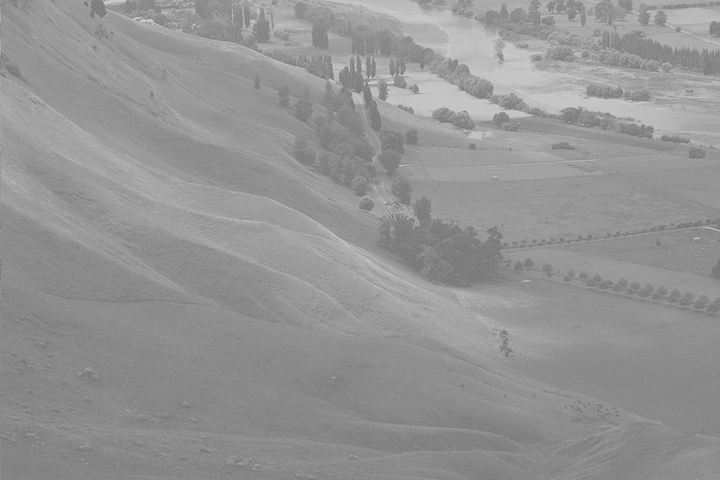
#> input picture Portfolio-OpenCV/data/Hawkes.jpg, 720 x 480 px; its folder holds only this picture in this run
$ python ex4.py --input ../data/Hawkes.jpg
#> lines starting #> are read from the running program, lines starting #| are printed output that depends on the picture; after the words box and inside, x2 and y2 are one past the last pixel; in counts of white or black regions, pixels touching at a corner belong together
from pathlib import Path
import argparse
import sys

import cv2


def on_trackbar(_value: int) -> None:
    """트랙바 콜백 함수: 값은 메인 루프에서 직접 읽어 사용합니다."""
    return


def main() -> None:
    """트랙바로 임계값을 조절하며 이진화 결과를 실시간 확인하는 예제입니다."""
    parser = argparse.ArgumentParser(description="트랙바 기반 이진화 데모")
    parser.add_argument("--input", default="lenna.png", help="입력 이미지 파일명 (data 폴더 기준)")
    parser.add_argument(
        "--self-check",
        action="store_true",
        help="GUI 루프 없이 임계값 128 결과를 1회 계산해 콘솔로만 검증",
    )
    args = parser.parse_args()

    base_dir = Path(__file__).resolve().parent.parent
    input_path = base_dir / "data" / args.input
    results_dir = base_dir / "results"
    results_dir.mkdir(exist_ok=True)

    # 1) 이미지를 그레이스케일로 읽습니다.
    gray = cv2.imread(str(input_path), cv2.IMREAD_GRAYSCALE)
#> gray is the input picture: shape (480, 720); min 113, max 213, mean 148
    if gray is None:
        print(f"[ERROR] 이미지를 읽을 수 없습니다: {input_path}")
        sys.exit(1)

    if args.self_check:
        _, binary = cv2.threshold(gray, 128, 255, cv2.THRESH_BINARY)
        white_pixels = int((binary == 255).sum())
        print(f"[SELF-CHECK] binary shape={binary.shape}, white_pixels={white_pixels}")
        cv2.imwrite(str(results_dir / "ex4_binary_thresh128.png"), binary)
        print(f"[INFO] 결과 저장 완료: {results_dir}")
        return

    window_name = "Threshold Demo"

    # 2) 데모 윈도우를 만들고, 0~255 범위/초기값 128인 트랙바를 생성합니다.
    cv2.namedWindow(window_name)
    cv2.createTrackbar("Threshold", window_name, 128, 255, on_trackbar)

    while True:
        # 3) 트랙바 현재 값으로 임계값을 적용해 결과 영상을 실시간으로 갱신합니다.
        threshold_value = cv2.getTrackbarPos("Threshold", window_name)
        _, binary = cv2.threshold(gray, threshold_value, 255, cv2.THRESH_BINARY)
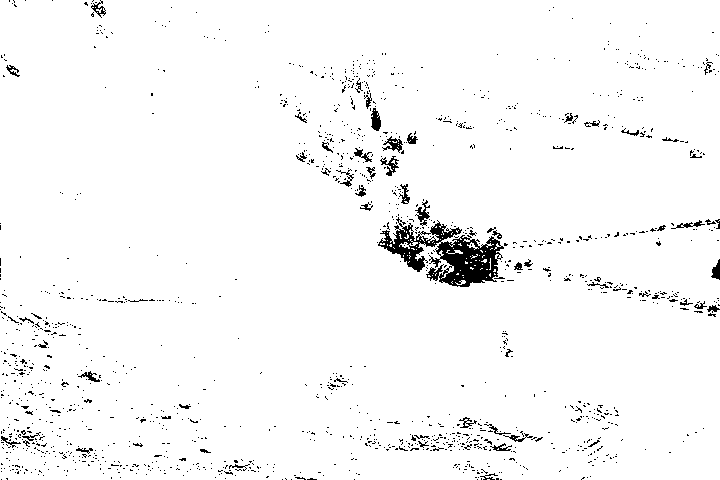
#> binary: shape (480, 720); 96.9% white; 1394 black regions (1329 under 20 px), largest, box (x1, y1, x2, y2) and area: (378, 217, 504, 287) 3622, (371, 108, 381, 131) 157, (415, 200, 430, 226) 155
        cv2.imshow(window_name, binary)

        # 4) 'q' 키를 누르면 루프를 빠져나와 종료합니다.
        key = cv2.waitKey(10) & 0xFF
#> (key q is pressed here)
        if key == ord("q"):
            break

    # 5) 마지막 이진화 결과를 results 폴더에 저장합니다.
    cv2.imwrite(str(results_dir / "ex4_binary_final.png"), binary)
    print(f"[INFO] 결과 저장 완료: {results_dir}")

    # 6) 열린 모든 창을 닫아 자원을 정리합니다.
    cv2.destroyAllWindows()


if __name__ == "__main__":
    main()
